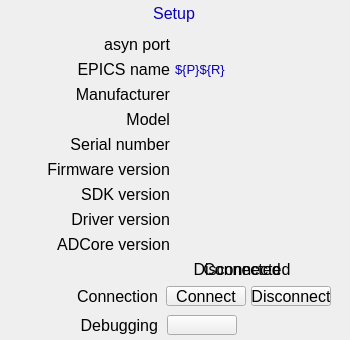
<?xml version="1.0" ?>
<ui version="4.0">
  <class>Dialog</class>
  <widget class="PyDMFrame" name="screen">
    <property name="geometry">
      <rect>
        <x>389</x>
        <y>255</y>
        <width>350</width>
        <height>340</height>
      </rect>
    </property>
    <property name="minimumSize">
      <size>
        <width>350</width>
        <height>340</height>
      </size>
    </property>
    <property name="styleSheet">
      <string notr="true">PyDMFrame#screen {
  color: rgb(0, 0, 0);
  background-color: rgb(187, 187, 187);
  }</string>
    </property>
    <property name="windowTitle">
      <string>ADSetup</string>
    </property>
    <layout class="QGridLayout" name="gridLayout" columnstretch="10,20,10,10,8,2,8,2,10,40,1,28,9,8,1,3,5,7,15,2,29,9,9,5,36,15,29,9,10" rowstretch="2,1,20,11,1,18,1,5,1,18,1,5,1,18,1,5,1,18,1,5,1,18,1,5,1,18,1,5,1,18,1,5,1,18,1,5,1,18,1,5,20,7,20,9,20,5">
      <property name="leftMargin">
        <number>0</number>
      </property>
      <property name="topMargin">
        <number>0</number>
      </property>
      <property name="rightMargin">
        <number>0</number>
      </property>
      <property name="bottomMargin">
        <number>0</number>
      </property>
      <property name="horizontalSpacing">
        <number>0</number>
      </property>
      <property name="verticalSpacing">
        <number>0</number>
      </property>
      <item row="1" column="11" rowspan="2" colspan="10">
        <widget class="PyDMDrawingRectangle" name="rectangle">
          <property name="geometry">
            <rect>
              <x>121</x>
              <y>2</y>
              <width>107</width>
              <height>21</height>
            </rect>
          </property>
          <property name="sizePolicy">
            <sizepolicy hsizetype="Ignored" vsizetype="Ignored">
              <horstretch>0</horstretch>
              <verstretch>0</verstretch>
            </sizepolicy>
          </property>
          <property name="brush" stdset="0">
            <brush brushstyle="SolidPattern">
              <color alpha="255">
                <red>218</red>
                <green>218</green>
                <blue>218</blue>
              </color>
            </brush>
          </property>
          <property name="penStyle" stdset="0">
            <enum>Qt::SolidLine</enum>
          </property>
          <property name="penColor" stdset="0">
            <color>
              <red>218</red>
              <green>218</green>
              <blue>218</blue>
            </color>
          </property>
          <property name="penWidth" stdset="0">
            <double>0</double>
          </property>
          <property name="penCapStyle" stdset="0">
            <enum>Qt::FlatCap</enum>
          </property>
          <property name="toolTip">
            <string>rectangle</string>
          </property>
        </widget>
      </item>
      <item row="0" column="0" rowspan="46" colspan="29">
        <widget class="PyDMDrawingRectangle" name="rectangle_1">
          <property name="geometry">
            <rect>
              <x>0</x>
              <y>0</y>
              <width>350</width>
              <height>340</height>
            </rect>
          </property>
          <property name="sizePolicy">
            <sizepolicy hsizetype="Ignored" vsizetype="Ignored">
              <horstretch>0</horstretch>
              <verstretch>0</verstretch>
            </sizepolicy>
          </property>
          <property name="brush" stdset="0">
            <brush brushstyle="NoBrush">
              <color alpha="255">
                <red>0</red>
                <green>0</green>
                <blue>0</blue>
              </color>
            </brush>
          </property>
          <property name="penStyle" stdset="0">
            <enum>Qt::SolidLine</enum>
          </property>
          <property name="penColor" stdset="0">
            <color>
              <red>0</red>
              <green>0</green>
              <blue>0</blue>
            </color>
          </property>
          <property name="penWidth" stdset="0">
            <double>1</double>
          </property>
          <property name="penCapStyle" stdset="0">
            <enum>Qt::FlatCap</enum>
          </property>
          <property name="toolTip">
            <string>rectangle_1</string>
          </property>
        </widget>
      </item>
      <item row="2" column="12" colspan="8">
        <widget class="QLabel" name="text">
          <property name="geometry">
            <rect>
              <x>149</x>
              <y>3</y>
              <width>50</width>
              <height>20</height>
            </rect>
          </property>
          <property name="sizePolicy">
            <sizepolicy hsizetype="Ignored" vsizetype="Ignored">
              <horstretch>0</horstretch>
              <verstretch>0</verstretch>
            </sizepolicy>
          </property>
          <property name="text">
            <string>Setup</string>
          </property>
          <property name="font">
            <font>
              <pointsize>12</pointsize>
            </font>
          </property>
          <property name="brush" stdset="0">
            <brush brushstyle="SolidPattern">
              <color alpha="255">
                <red>10</red>
                <green>0</green>
                <blue>184</blue>
              </color>
            </brush>
          </property>
          <property name="toolTip">
            <string>text</string>
          </property>
          <property name="alignment">
            <set>Qt::AlignCenter</set>
          </property>
          <property name="styleSheet">
            <string notr="true">QLabel#text {
  color: rgb(10, 0, 184);
  }</string>
          </property>
        </widget>
      </item>
      <item row="44" column="7" colspan="6">
        <widget class="QLabel" name="text_1">
          <property name="geometry">
            <rect>
              <x>68</x>
              <y>315</y>
              <width>90</width>
              <height>20</height>
            </rect>
          </property>
          <property name="sizePolicy">
            <sizepolicy hsizetype="Ignored" vsizetype="Ignored">
              <horstretch>0</horstretch>
              <verstretch>0</verstretch>
            </sizepolicy>
          </property>
          <property name="text">
            <string>Debugging</string>
          </property>
          <property name="font">
            <font>
              <pointsize>12</pointsize>
            </font>
          </property>
          <property name="brush" stdset="0">
            <brush brushstyle="SolidPattern">
              <color alpha="255">
                <red>0</red>
                <green>0</green>
                <blue>0</blue>
              </color>
            </brush>
          </property>
          <property name="toolTip">
            <string>text_1</string>
          </property>
          <property name="alignment">
            <set>Qt::AlignRight|Qt::AlignTrailing|Qt::AlignVCenter</set>
          </property>
          <property name="styleSheet">
            <string notr="true">QLabel#text_1 {
  color: rgb(0, 0, 0);
  }</string>
          </property>
        </widget>
      </item>
      <item row="44" column="15" colspan="7">
        <widget class="PyDMRelatedDisplayButton" name="related_display">
          <property name="geometry">
            <rect>
              <x>167</x>
              <y>315</y>
              <width>70</width>
              <height>20</height>
            </rect>
          </property>
          <property name="sizePolicy">
            <sizepolicy hsizetype="Ignored" vsizetype="Ignored">
              <horstretch>0</horstretch>
              <verstretch>0</verstretch>
            </sizepolicy>
          </property>
          <property name="showIcon" stdset="0">
            <bool>true</bool>
          </property>
          <property name="font">
            <font>
              <pointsize>12</pointsize>
            </font>
          </property>
          <property name="styleSheet">
            <string notr="true">PyDMRelatedDisplayButton#related_display {
  color: rgb(0, 0, 0);
  background-color: rgb(115, 223, 255);
  }</string>
          </property>
          <property name="titles" stdset="0">
            <stringlist>
              <string>asyn record</string>
              <string>Save restore status</string>
            </stringlist>
          </property>
          <property name="filenames" stdset="0">
            <stringlist>
              <string>asynRecord.ui</string>
              <string>save_restoreStatus_more.ui</string>
            </stringlist>
          </property>
          <property name="macros" stdset="0">
            <stringlist>
              <string>P=${P},R=${R}AsynIO</string>
              <string>P=${P}</string>
            </stringlist>
          </property>
          <property name="openInNewWindow" stdset="0">
            <bool>true</bool>
          </property>
        </widget>
      </item>
      <item row="42" column="5" colspan="8">
        <widget class="QLabel" name="text_2">
          <property name="geometry">
            <rect>
              <x>58</x>
              <y>286</y>
              <width>100</width>
              <height>20</height>
            </rect>
          </property>
          <property name="sizePolicy">
            <sizepolicy hsizetype="Ignored" vsizetype="Ignored">
              <horstretch>0</horstretch>
              <verstretch>0</verstretch>
            </sizepolicy>
          </property>
          <property name="text">
            <string>Connection</string>
          </property>
          <property name="font">
            <font>
              <pointsize>12</pointsize>
            </font>
          </property>
          <property name="brush" stdset="0">
            <brush brushstyle="SolidPattern">
              <color alpha="255">
                <red>0</red>
                <green>0</green>
                <blue>0</blue>
              </color>
            </brush>
          </property>
          <property name="toolTip">
            <string>text_2</string>
          </property>
          <property name="alignment">
            <set>Qt::AlignRight|Qt::AlignTrailing|Qt::AlignVCenter</set>
          </property>
          <property name="styleSheet">
            <string notr="true">QLabel#text_2 {
  color: rgb(0, 0, 0);
  }</string>
          </property>
        </widget>
      </item>
      <item row="42" column="14" colspan="9">
        <widget class="PyDMPushButton" name="message_button">
          <property name="geometry">
            <rect>
              <x>166</x>
              <y>286</y>
              <width>80</width>
              <height>20</height>
            </rect>
          </property>
          <property name="sizePolicy">
            <sizepolicy hsizetype="Ignored" vsizetype="Ignored">
              <horstretch>0</horstretch>
              <verstretch>0</verstretch>
            </sizepolicy>
          </property>
          <property name="text">
            <string>Connect</string>
          </property>
          <property name="font">
            <font>
              <pointsize>12</pointsize>
            </font>
          </property>
          <property name="toolTip">
            <string>${P}${R}AsynIO.CNCT</string>
          </property>
          <property name="channel" stdset="0">
            <string>ca://${P}${R}AsynIO.CNCT</string>
          </property>
          <property name="pressValue" stdset="0">
            <string>1</string>
          </property>
          <property name="styleSheet">
            <string notr="true">PyDMPushButton#message_button {
  color: rgb(0, 0, 0);
  background-color: rgb(115, 223, 255);
  }</string>
          </property>
        </widget>
      </item>
      <item row="42" column="24" colspan="3">
        <widget class="PyDMPushButton" name="message_button_1">
          <property name="geometry">
            <rect>
              <x>251</x>
              <y>286</y>
              <width>80</width>
              <height>20</height>
            </rect>
          </property>
          <property name="sizePolicy">
            <sizepolicy hsizetype="Ignored" vsizetype="Ignored">
              <horstretch>0</horstretch>
              <verstretch>0</verstretch>
            </sizepolicy>
          </property>
          <property name="text">
            <string>Disconnect</string>
          </property>
          <property name="font">
            <font>
              <pointsize>12</pointsize>
            </font>
          </property>
          <property name="toolTip">
            <string>${P}${R}AsynIO.CNCT</string>
          </property>
          <property name="channel" stdset="0">
            <string>ca://${P}${R}AsynIO.CNCT</string>
          </property>
          <property name="pressValue" stdset="0">
            <string>0</string>
          </property>
          <property name="styleSheet">
            <string notr="true">PyDMPushButton#message_button_1 {
  color: rgb(0, 0, 0);
  background-color: rgb(115, 223, 255);
  }</string>
          </property>
        </widget>
      </item>
      <item row="40" column="19" colspan="6">
        <widget class="PyDMLabel" name="text_3">
          <property name="geometry">
            <rect>
              <x>197</x>
              <y>259</y>
              <width>90</width>
              <height>20</height>
            </rect>
          </property>
          <property name="sizePolicy">
            <sizepolicy hsizetype="Ignored" vsizetype="Ignored">
              <horstretch>0</horstretch>
              <verstretch>0</verstretch>
            </sizepolicy>
          </property>
          <property name="text">
            <string>Connected</string>
          </property>
          <property name="font">
            <font>
              <pointsize>12</pointsize>
            </font>
          </property>
          <property name="brush" stdset="0">
            <brush brushstyle="SolidPattern">
              <color alpha="255">
                <red>40</red>
                <green>147</green>
                <blue>21</blue>
              </color>
            </brush>
          </property>
          <property name="rules" stdset="0">
            <string>[{&quot;name&quot;: &quot;visibility&quot;, &quot;property&quot;: &quot;Visible&quot;, &quot;channels&quot;: [{&quot;channel&quot;: &quot;ca://${P}${R}AsynIO.CNCT&quot;, &quot;trigger&quot;: true, &quot;use_enum&quot;: false}], &quot;expression&quot;: &quot;(0)!=0&quot;}]</string>
          </property>
          <property name="toolTip">
            <string>text_3</string>
          </property>
          <property name="alignment">
            <set>Qt::AlignCenter</set>
          </property>
          <property name="styleSheet">
            <string notr="true">PyDMLabel#text_3 {
  color: rgb(40, 147, 21);
  }</string>
          </property>
        </widget>
      </item>
      <item row="40" column="18" colspan="8">
        <widget class="PyDMLabel" name="text_4">
          <property name="geometry">
            <rect>
              <x>182</x>
              <y>259</y>
              <width>120</width>
              <height>20</height>
            </rect>
          </property>
          <property name="sizePolicy">
            <sizepolicy hsizetype="Ignored" vsizetype="Ignored">
              <horstretch>0</horstretch>
              <verstretch>0</verstretch>
            </sizepolicy>
          </property>
          <property name="text">
            <string>Disconnected</string>
          </property>
          <property name="font">
            <font>
              <pointsize>12</pointsize>
            </font>
          </property>
          <property name="brush" stdset="0">
            <brush brushstyle="SolidPattern">
              <color alpha="255">
                <red>253</red>
                <green>0</green>
                <blue>0</blue>
              </color>
            </brush>
          </property>
          <property name="rules" stdset="0">
            <string>[{&quot;name&quot;: &quot;visibility&quot;, &quot;property&quot;: &quot;Visible&quot;, &quot;channels&quot;: [{&quot;channel&quot;: &quot;ca://${P}${R}AsynIO.CNCT&quot;, &quot;trigger&quot;: true, &quot;use_enum&quot;: false}], &quot;expression&quot;: &quot;ch[0]==0&quot;}]</string>
          </property>
          <property name="toolTip">
            <string>text_4</string>
          </property>
          <property name="alignment">
            <set>Qt::AlignCenter</set>
          </property>
          <property name="styleSheet">
            <string notr="true">PyDMLabel#text_4 {
  color: rgb(253, 0, 0);
  }</string>
          </property>
        </widget>
      </item>
      <item row="8" column="8" rowspan="3" colspan="8">
        <widget class="QLabel" name="text_5">
          <property name="geometry">
            <rect>
              <x>70</x>
              <y>59</y>
              <width>100</width>
              <height>20</height>
            </rect>
          </property>
          <property name="sizePolicy">
            <sizepolicy hsizetype="Ignored" vsizetype="Ignored">
              <horstretch>0</horstretch>
              <verstretch>0</verstretch>
            </sizepolicy>
          </property>
          <property name="text">
            <string>EPICS name</string>
          </property>
          <property name="font">
            <font>
              <pointsize>12</pointsize>
            </font>
          </property>
          <property name="brush" stdset="0">
            <brush brushstyle="SolidPattern">
              <color alpha="255">
                <red>0</red>
                <green>0</green>
                <blue>0</blue>
              </color>
            </brush>
          </property>
          <property name="toolTip">
            <string>text_5</string>
          </property>
          <property name="alignment">
            <set>Qt::AlignRight|Qt::AlignTrailing|Qt::AlignVCenter</set>
          </property>
          <property name="styleSheet">
            <string notr="true">QLabel#text_5 {
  color: rgb(0, 0, 0);
  }</string>
          </property>
        </widget>
      </item>
      <item row="12" column="4" rowspan="3" colspan="12">
        <widget class="QLabel" name="text_6">
          <property name="geometry">
            <rect>
              <x>50</x>
              <y>84</y>
              <width>120</width>
              <height>20</height>
            </rect>
          </property>
          <property name="sizePolicy">
            <sizepolicy hsizetype="Ignored" vsizetype="Ignored">
              <horstretch>0</horstretch>
              <verstretch>0</verstretch>
            </sizepolicy>
          </property>
          <property name="text">
            <string>Manufacturer</string>
          </property>
          <property name="font">
            <font>
              <pointsize>12</pointsize>
            </font>
          </property>
          <property name="brush" stdset="0">
            <brush brushstyle="SolidPattern">
              <color alpha="255">
                <red>0</red>
                <green>0</green>
                <blue>0</blue>
              </color>
            </brush>
          </property>
          <property name="toolTip">
            <string>text_6</string>
          </property>
          <property name="alignment">
            <set>Qt::AlignRight|Qt::AlignTrailing|Qt::AlignVCenter</set>
          </property>
          <property name="styleSheet">
            <string notr="true">QLabel#text_6 {
  color: rgb(0, 0, 0);
  }</string>
          </property>
        </widget>
      </item>
      <item row="4" column="9" rowspan="3" colspan="7">
        <widget class="QLabel" name="text_7">
          <property name="geometry">
            <rect>
              <x>80</x>
              <y>34</y>
              <width>90</width>
              <height>20</height>
            </rect>
          </property>
          <property name="sizePolicy">
            <sizepolicy hsizetype="Ignored" vsizetype="Ignored">
              <horstretch>0</horstretch>
              <verstretch>0</verstretch>
            </sizepolicy>
          </property>
          <property name="text">
            <string>asyn port</string>
          </property>
          <property name="font">
            <font>
              <pointsize>12</pointsize>
            </font>
          </property>
          <property name="brush" stdset="0">
            <brush brushstyle="SolidPattern">
              <color alpha="255">
                <red>0</red>
                <green>0</green>
                <blue>0</blue>
              </color>
            </brush>
          </property>
          <property name="toolTip">
            <string>text_7</string>
          </property>
          <property name="alignment">
            <set>Qt::AlignRight|Qt::AlignTrailing|Qt::AlignVCenter</set>
          </property>
          <property name="styleSheet">
            <string notr="true">QLabel#text_7 {
  color: rgb(0, 0, 0);
  }</string>
          </property>
        </widget>
      </item>
      <item row="16" column="10" rowspan="3" colspan="6">
        <widget class="QLabel" name="text_8">
          <property name="geometry">
            <rect>
              <x>120</x>
              <y>109</y>
              <width>50</width>
              <height>20</height>
            </rect>
          </property>
          <property name="sizePolicy">
            <sizepolicy hsizetype="Ignored" vsizetype="Ignored">
              <horstretch>0</horstretch>
              <verstretch>0</verstretch>
            </sizepolicy>
          </property>
          <property name="text">
            <string>Model</string>
          </property>
          <property name="font">
            <font>
              <pointsize>12</pointsize>
            </font>
          </property>
          <property name="brush" stdset="0">
            <brush brushstyle="SolidPattern">
              <color alpha="255">
                <red>0</red>
                <green>0</green>
                <blue>0</blue>
              </color>
            </brush>
          </property>
          <property name="toolTip">
            <string>text_8</string>
          </property>
          <property name="alignment">
            <set>Qt::AlignRight|Qt::AlignTrailing|Qt::AlignVCenter</set>
          </property>
          <property name="styleSheet">
            <string notr="true">QLabel#text_8 {
  color: rgb(0, 0, 0);
  }</string>
          </property>
        </widget>
      </item>
      <item row="20" column="3" rowspan="3" colspan="13">
        <widget class="QLabel" name="text_9">
          <property name="geometry">
            <rect>
              <x>40</x>
              <y>134</y>
              <width>130</width>
              <height>20</height>
            </rect>
          </property>
          <property name="sizePolicy">
            <sizepolicy hsizetype="Ignored" vsizetype="Ignored">
              <horstretch>0</horstretch>
              <verstretch>0</verstretch>
            </sizepolicy>
          </property>
          <property name="text">
            <string>Serial number</string>
          </property>
          <property name="font">
            <font>
              <pointsize>12</pointsize>
            </font>
          </property>
          <property name="brush" stdset="0">
            <brush brushstyle="SolidPattern">
              <color alpha="255">
                <red>0</red>
                <green>0</green>
                <blue>0</blue>
              </color>
            </brush>
          </property>
          <property name="toolTip">
            <string>text_9</string>
          </property>
          <property name="alignment">
            <set>Qt::AlignRight|Qt::AlignTrailing|Qt::AlignVCenter</set>
          </property>
          <property name="styleSheet">
            <string notr="true">QLabel#text_9 {
  color: rgb(0, 0, 0);
  }</string>
          </property>
        </widget>
      </item>
      <item row="24" column="1" rowspan="3" colspan="15">
        <widget class="QLabel" name="text_10">
          <property name="geometry">
            <rect>
              <x>10</x>
              <y>159</y>
              <width>160</width>
              <height>20</height>
            </rect>
          </property>
          <property name="sizePolicy">
            <sizepolicy hsizetype="Ignored" vsizetype="Ignored">
              <horstretch>0</horstretch>
              <verstretch>0</verstretch>
            </sizepolicy>
          </property>
          <property name="text">
            <string>Firmware version</string>
          </property>
          <property name="font">
            <font>
              <pointsize>12</pointsize>
            </font>
          </property>
          <property name="brush" stdset="0">
            <brush brushstyle="SolidPattern">
              <color alpha="255">
                <red>0</red>
                <green>0</green>
                <blue>0</blue>
              </color>
            </brush>
          </property>
          <property name="toolTip">
            <string>text_10</string>
          </property>
          <property name="alignment">
            <set>Qt::AlignRight|Qt::AlignTrailing|Qt::AlignVCenter</set>
          </property>
          <property name="styleSheet">
            <string notr="true">QLabel#text_10 {
  color: rgb(0, 0, 0);
  }</string>
          </property>
        </widget>
      </item>
      <item row="28" column="6" rowspan="3" colspan="10">
        <widget class="QLabel" name="text_11">
          <property name="geometry">
            <rect>
              <x>60</x>
              <y>184</y>
              <width>110</width>
              <height>20</height>
            </rect>
          </property>
          <property name="sizePolicy">
            <sizepolicy hsizetype="Ignored" vsizetype="Ignored">
              <horstretch>0</horstretch>
              <verstretch>0</verstretch>
            </sizepolicy>
          </property>
          <property name="text">
            <string>SDK version</string>
          </property>
          <property name="font">
            <font>
              <pointsize>12</pointsize>
            </font>
          </property>
          <property name="brush" stdset="0">
            <brush brushstyle="SolidPattern">
              <color alpha="255">
                <red>0</red>
                <green>0</green>
                <blue>0</blue>
              </color>
            </brush>
          </property>
          <property name="toolTip">
            <string>text_11</string>
          </property>
          <property name="alignment">
            <set>Qt::AlignRight|Qt::AlignTrailing|Qt::AlignVCenter</set>
          </property>
          <property name="styleSheet">
            <string notr="true">QLabel#text_11 {
  color: rgb(0, 0, 0);
  }</string>
          </property>
        </widget>
      </item>
      <item row="32" column="2" rowspan="3" colspan="14">
        <widget class="QLabel" name="text_12">
          <property name="geometry">
            <rect>
              <x>30</x>
              <y>209</y>
              <width>140</width>
              <height>20</height>
            </rect>
          </property>
          <property name="sizePolicy">
            <sizepolicy hsizetype="Ignored" vsizetype="Ignored">
              <horstretch>0</horstretch>
              <verstretch>0</verstretch>
            </sizepolicy>
          </property>
          <property name="text">
            <string>Driver version</string>
          </property>
          <property name="font">
            <font>
              <pointsize>12</pointsize>
            </font>
          </property>
          <property name="brush" stdset="0">
            <brush brushstyle="SolidPattern">
              <color alpha="255">
                <red>0</red>
                <green>0</green>
                <blue>0</blue>
              </color>
            </brush>
          </property>
          <property name="toolTip">
            <string>text_12</string>
          </property>
          <property name="alignment">
            <set>Qt::AlignRight|Qt::AlignTrailing|Qt::AlignVCenter</set>
          </property>
          <property name="styleSheet">
            <string notr="true">QLabel#text_12 {
  color: rgb(0, 0, 0);
  }</string>
          </property>
        </widget>
      </item>
      <item row="36" column="2" rowspan="3" colspan="14">
        <widget class="QLabel" name="text_13">
          <property name="geometry">
            <rect>
              <x>30</x>
              <y>234</y>
              <width>140</width>
              <height>20</height>
            </rect>
          </property>
          <property name="sizePolicy">
            <sizepolicy hsizetype="Ignored" vsizetype="Ignored">
              <horstretch>0</horstretch>
              <verstretch>0</verstretch>
            </sizepolicy>
          </property>
          <property name="text">
            <string>ADCore version</string>
          </property>
          <property name="font">
            <font>
              <pointsize>12</pointsize>
            </font>
          </property>
          <property name="brush" stdset="0">
            <brush brushstyle="SolidPattern">
              <color alpha="255">
                <red>0</red>
                <green>0</green>
                <blue>0</blue>
              </color>
            </brush>
          </property>
          <property name="toolTip">
            <string>text_13</string>
          </property>
          <property name="alignment">
            <set>Qt::AlignRight|Qt::AlignTrailing|Qt::AlignVCenter</set>
          </property>
          <property name="styleSheet">
            <string notr="true">QLabel#text_13 {
  color: rgb(0, 0, 0);
  }</string>
          </property>
        </widget>
      </item>
      <item row="9" column="17" colspan="11">
        <widget class="QLabel" name="text_14">
          <property name="geometry">
            <rect>
              <x>175</x>
              <y>60</y>
              <width>165</width>
              <height>18</height>
            </rect>
          </property>
          <property name="sizePolicy">
            <sizepolicy hsizetype="Ignored" vsizetype="Ignored">
              <horstretch>0</horstretch>
              <verstretch>0</verstretch>
            </sizepolicy>
          </property>
          <property name="text">
            <string>${P}${R}</string>
          </property>
          <property name="font">
            <font>
              <pointsize>10</pointsize>
            </font>
          </property>
          <property name="brush" stdset="0">
            <brush brushstyle="SolidPattern">
              <color alpha="255">
                <red>10</red>
                <green>0</green>
                <blue>184</blue>
              </color>
            </brush>
          </property>
          <property name="toolTip">
            <string>text_14</string>
          </property>
          <property name="alignment">
            <set>Qt::AlignLeading|Qt::AlignLeft|Qt::AlignVCenter</set>
          </property>
          <property name="styleSheet">
            <string notr="true">QLabel#text_14 {
  color: rgb(10, 0, 184);
  }</string>
          </property>
        </widget>
      </item>
      <item row="13" column="17" colspan="11">
        <widget class="PyDMLabel" name="text_update">
          <property name="geometry">
            <rect>
              <x>175</x>
              <y>85</y>
              <width>165</width>
              <height>18</height>
            </rect>
          </property>
          <property name="sizePolicy">
            <sizepolicy hsizetype="Ignored" vsizetype="Ignored">
              <horstretch>0</horstretch>
              <verstretch>0</verstretch>
            </sizepolicy>
          </property>
          <property name="toolTip">
            <string>PV: ${P}${R}Manufacturer_RBV</string>
          </property>
          <property name="channel" stdset="0">
            <string>ca://${P}${R}Manufacturer_RBV</string>
          </property>
          <property name="displayFormat" stdset="0">
            <enum>PyDMLabel::String</enum>
          </property>
          <property name="font">
            <font>
              <pointsize>10</pointsize>
            </font>
          </property>
          <property name="alignment">
            <set>Qt::AlignLeading|Qt::AlignLeft|Qt::AlignVCenter</set>
          </property>
          <property name="textInteractionFlags">
            <set>Qt::TextSelectableByKeyboard|Qt::TextSelectableByMouse</set>
          </property>
          <property name="styleSheet">
            <string notr="true">PyDMLabel#text_update {
  color: rgb(10, 0, 184);
  background-color: rgb(187, 187, 187);
  }</string>
          </property>
        </widget>
      </item>
      <item row="5" column="17" colspan="11">
        <widget class="PyDMLabel" name="text_update_1">
          <property name="geometry">
            <rect>
              <x>175</x>
              <y>35</y>
              <width>165</width>
              <height>18</height>
            </rect>
          </property>
          <property name="sizePolicy">
            <sizepolicy hsizetype="Ignored" vsizetype="Ignored">
              <horstretch>0</horstretch>
              <verstretch>0</verstretch>
            </sizepolicy>
          </property>
          <property name="toolTip">
            <string>PV: ${P}${R}PortName_RBV</string>
          </property>
          <property name="channel" stdset="0">
            <string>ca://${P}${R}PortName_RBV</string>
          </property>
          <property name="displayFormat" stdset="0">
            <enum>PyDMLabel::String</enum>
          </property>
          <property name="font">
            <font>
              <pointsize>10</pointsize>
            </font>
          </property>
          <property name="alignment">
            <set>Qt::AlignLeading|Qt::AlignLeft|Qt::AlignVCenter</set>
          </property>
          <property name="textInteractionFlags">
            <set>Qt::TextSelectableByKeyboard|Qt::TextSelectableByMouse</set>
          </property>
          <property name="styleSheet">
            <string notr="true">PyDMLabel#text_update_1 {
  color: rgb(10, 0, 184);
  background-color: rgb(187, 187, 187);
  }</string>
          </property>
        </widget>
      </item>
      <item row="17" column="17" colspan="11">
        <widget class="PyDMLabel" name="text_update_2">
          <property name="geometry">
            <rect>
              <x>175</x>
              <y>110</y>
              <width>165</width>
              <height>18</height>
            </rect>
          </property>
          <property name="sizePolicy">
            <sizepolicy hsizetype="Ignored" vsizetype="Ignored">
              <horstretch>0</horstretch>
              <verstretch>0</verstretch>
            </sizepolicy>
          </property>
          <property name="toolTip">
            <string>PV: ${P}${R}Model_RBV</string>
          </property>
          <property name="channel" stdset="0">
            <string>ca://${P}${R}Model_RBV</string>
          </property>
          <property name="displayFormat" stdset="0">
            <enum>PyDMLabel::String</enum>
          </property>
          <property name="font">
            <font>
              <pointsize>10</pointsize>
            </font>
          </property>
          <property name="alignment">
            <set>Qt::AlignLeading|Qt::AlignLeft|Qt::AlignVCenter</set>
          </property>
          <property name="textInteractionFlags">
            <set>Qt::TextSelectableByKeyboard|Qt::TextSelectableByMouse</set>
          </property>
          <property name="styleSheet">
            <string notr="true">PyDMLabel#text_update_2 {
  color: rgb(10, 0, 184);
  background-color: rgb(187, 187, 187);
  }</string>
          </property>
        </widget>
      </item>
      <item row="21" column="17" colspan="11">
        <widget class="PyDMLabel" name="text_update_3">
          <property name="geometry">
            <rect>
              <x>175</x>
              <y>135</y>
              <width>165</width>
              <height>18</height>
            </rect>
          </property>
          <property name="sizePolicy">
            <sizepolicy hsizetype="Ignored" vsizetype="Ignored">
              <horstretch>0</horstretch>
              <verstretch>0</verstretch>
            </sizepolicy>
          </property>
          <property name="toolTip">
            <string>PV: ${P}${R}SerialNumber_RBV</string>
          </property>
          <property name="channel" stdset="0">
            <string>ca://${P}${R}SerialNumber_RBV</string>
          </property>
          <property name="displayFormat" stdset="0">
            <enum>PyDMLabel::String</enum>
          </property>
          <property name="font">
            <font>
              <pointsize>10</pointsize>
            </font>
          </property>
          <property name="alignment">
            <set>Qt::AlignLeading|Qt::AlignLeft|Qt::AlignVCenter</set>
          </property>
          <property name="textInteractionFlags">
            <set>Qt::TextSelectableByKeyboard|Qt::TextSelectableByMouse</set>
          </property>
          <property name="styleSheet">
            <string notr="true">PyDMLabel#text_update_3 {
  color: rgb(10, 0, 184);
  background-color: rgb(187, 187, 187);
  }</string>
          </property>
        </widget>
      </item>
      <item row="25" column="17" colspan="11">
        <widget class="PyDMLabel" name="text_update_4">
          <property name="geometry">
            <rect>
              <x>175</x>
              <y>160</y>
              <width>165</width>
              <height>18</height>
            </rect>
          </property>
          <property name="sizePolicy">
            <sizepolicy hsizetype="Ignored" vsizetype="Ignored">
              <horstretch>0</horstretch>
              <verstretch>0</verstretch>
            </sizepolicy>
          </property>
          <property name="toolTip">
            <string>PV: ${P}${R}FirmwareVersion_RBV</string>
          </property>
          <property name="channel" stdset="0">
            <string>ca://${P}${R}FirmwareVersion_RBV</string>
          </property>
          <property name="displayFormat" stdset="0">
            <enum>PyDMLabel::String</enum>
          </property>
          <property name="font">
            <font>
              <pointsize>10</pointsize>
            </font>
          </property>
          <property name="alignment">
            <set>Qt::AlignLeading|Qt::AlignLeft|Qt::AlignVCenter</set>
          </property>
          <property name="textInteractionFlags">
            <set>Qt::TextSelectableByKeyboard|Qt::TextSelectableByMouse</set>
          </property>
          <property name="styleSheet">
            <string notr="true">PyDMLabel#text_update_4 {
  color: rgb(10, 0, 184);
  background-color: rgb(187, 187, 187);
  }</string>
          </property>
        </widget>
      </item>
      <item row="29" column="17" colspan="11">
        <widget class="PyDMLabel" name="text_update_5">
          <property name="geometry">
            <rect>
              <x>175</x>
              <y>185</y>
              <width>165</width>
              <height>18</height>
            </rect>
          </property>
          <property name="sizePolicy">
            <sizepolicy hsizetype="Ignored" vsizetype="Ignored">
              <horstretch>0</horstretch>
              <verstretch>0</verstretch>
            </sizepolicy>
          </property>
          <property name="toolTip">
            <string>PV: ${P}${R}SDKVersion_RBV</string>
          </property>
          <property name="channel" stdset="0">
            <string>ca://${P}${R}SDKVersion_RBV</string>
          </property>
          <property name="displayFormat" stdset="0">
            <enum>PyDMLabel::String</enum>
          </property>
          <property name="font">
            <font>
              <pointsize>10</pointsize>
            </font>
          </property>
          <property name="alignment">
            <set>Qt::AlignLeading|Qt::AlignLeft|Qt::AlignVCenter</set>
          </property>
          <property name="textInteractionFlags">
            <set>Qt::TextSelectableByKeyboard|Qt::TextSelectableByMouse</set>
          </property>
          <property name="styleSheet">
            <string notr="true">PyDMLabel#text_update_5 {
  color: rgb(10, 0, 184);
  background-color: rgb(187, 187, 187);
  }</string>
          </property>
        </widget>
      </item>
      <item row="33" column="17" colspan="11">
        <widget class="PyDMLabel" name="text_update_6">
          <property name="geometry">
            <rect>
              <x>175</x>
              <y>210</y>
              <width>165</width>
              <height>18</height>
            </rect>
          </property>
          <property name="sizePolicy">
            <sizepolicy hsizetype="Ignored" vsizetype="Ignored">
              <horstretch>0</horstretch>
              <verstretch>0</verstretch>
            </sizepolicy>
          </property>
          <property name="toolTip">
            <string>PV: ${P}${R}DriverVersion_RBV</string>
          </property>
          <property name="channel" stdset="0">
            <string>ca://${P}${R}DriverVersion_RBV</string>
          </property>
          <property name="displayFormat" stdset="0">
            <enum>PyDMLabel::String</enum>
          </property>
          <property name="font">
            <font>
              <pointsize>10</pointsize>
            </font>
          </property>
          <property name="alignment">
            <set>Qt::AlignLeading|Qt::AlignLeft|Qt::AlignVCenter</set>
          </property>
          <property name="textInteractionFlags">
            <set>Qt::TextSelectableByKeyboard|Qt::TextSelectableByMouse</set>
          </property>
          <property name="styleSheet">
            <string notr="true">PyDMLabel#text_update_6 {
  color: rgb(10, 0, 184);
  background-color: rgb(187, 187, 187);
  }</string>
          </property>
        </widget>
      </item>
      <item row="37" column="17" colspan="11">
        <widget class="PyDMLabel" name="text_update_7">
          <property name="geometry">
            <rect>
              <x>175</x>
              <y>235</y>
              <width>165</width>
              <height>18</height>
            </rect>
          </property>
          <property name="sizePolicy">
            <sizepolicy hsizetype="Ignored" vsizetype="Ignored">
              <horstretch>0</horstretch>
              <verstretch>0</verstretch>
            </sizepolicy>
          </property>
          <property name="toolTip">
            <string>PV: ${P}${R}ADCoreVersion_RBV</string>
          </property>
          <property name="channel" stdset="0">
            <string>ca://${P}${R}ADCoreVersion_RBV</string>
          </property>
          <property name="displayFormat" stdset="0">
            <enum>PyDMLabel::String</enum>
          </property>
          <property name="font">
            <font>
              <pointsize>10</pointsize>
            </font>
          </property>
          <property name="alignment">
            <set>Qt::AlignLeading|Qt::AlignLeft|Qt::AlignVCenter</set>
          </property>
          <property name="textInteractionFlags">
            <set>Qt::TextSelectableByKeyboard|Qt::TextSelectableByMouse</set>
          </property>
          <property name="styleSheet">
            <string notr="true">PyDMLabel#text_update_7 {
  color: rgb(10, 0, 184);
  background-color: rgb(187, 187, 187);
  }</string>
          </property>
        </widget>
      </item>
    </layout>
    <zorder>rectangle</zorder>
    <zorder>rectangle_1</zorder>
    <zorder>text</zorder>
    <zorder>text_1</zorder>
    <zorder>related_display</zorder>
    <zorder>text_2</zorder>
    <zorder>message_button</zorder>
    <zorder>message_button_1</zorder>
    <zorder>text_3</zorder>
    <zorder>text_4</zorder>
    <zorder>text_5</zorder>
    <zorder>text_6</zorder>
    <zorder>text_7</zorder>
    <zorder>text_8</zorder>
    <zorder>text_9</zorder>
    <zorder>text_10</zorder>
    <zorder>text_11</zorder>
    <zorder>text_12</zorder>
    <zorder>text_13</zorder>
    <zorder>text_14</zorder>
    <zorder>text_update</zorder>
    <zorder>text_update_1</zorder>
    <zorder>text_update_2</zorder>
    <zorder>text_update_3</zorder>
    <zorder>text_update_4</zorder>
    <zorder>text_update_5</zorder>
    <zorder>text_update_6</zorder>
    <zorder>text_update_7</zorder>
  </widget>
  <customwidgets>
    <customwidget>
      <class>PyDMDrawingRectangle</class>
      <extends>QWidget</extends>
      <header>pydm.widgets.drawing</header>
    </customwidget>
    <customwidget>
      <class>PyDMLabel</class>
      <extends>QLabel</extends>
      <header>pydm.widgets.label</header>
    </customwidget>
    <customwidget>
      <class>PyDMRelatedDisplayButton</class>
      <extends>QPushButton</extends>
      <header>pydm.widgets.related_display_button</header>
    </customwidget>
    <customwidget>
      <class>PyDMPushButton</class>
      <extends>QPushButton</extends>
      <header>pydm.widgets.pushbutton</header>
    </customwidget>
    <customwidget>
      <class>PyDMFrame</class>
      <extends>QFrame</extends>
      <header>pydm.widgets.frame</header>
    </customwidget>
  </customwidgets>
</ui>
